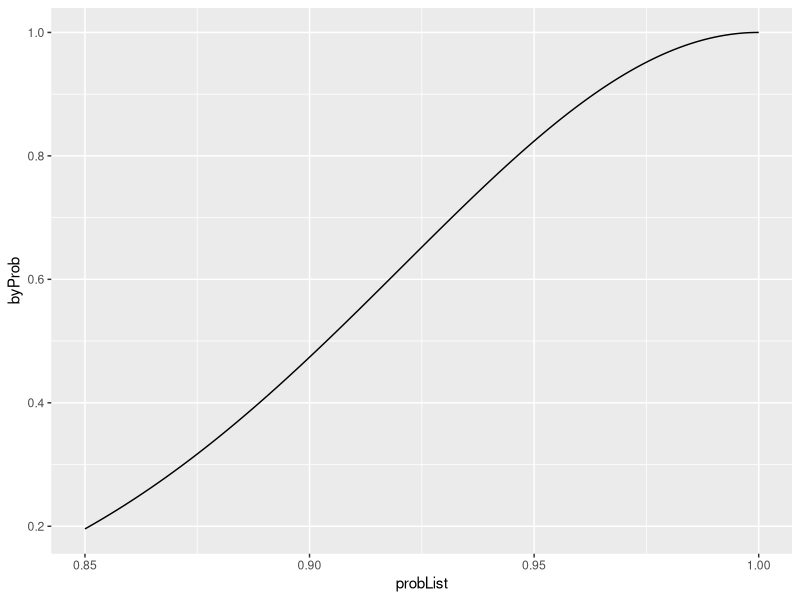
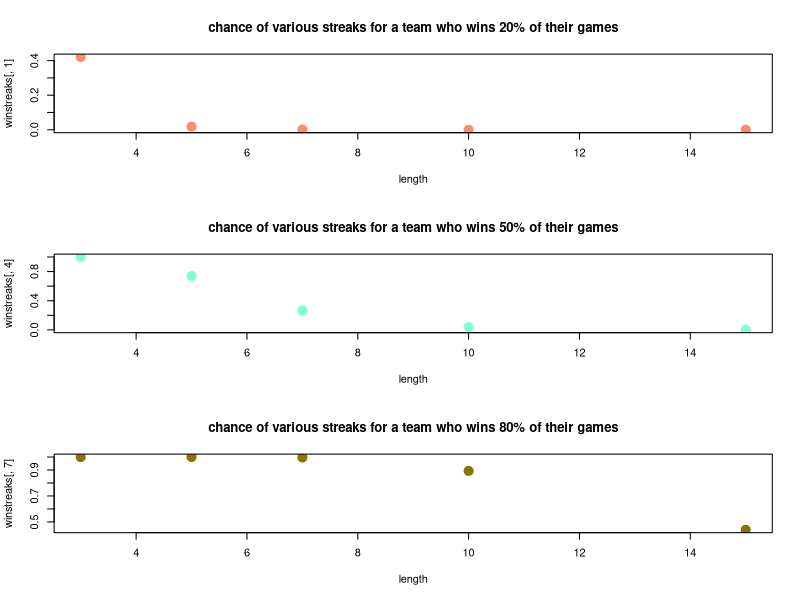
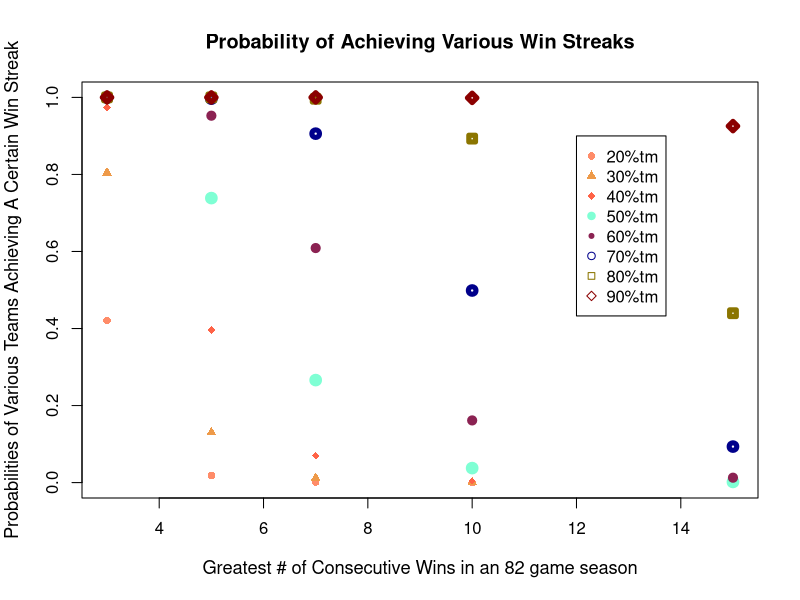

Write R code to recreate these figures, in order.
#  Winning and Losing Streaks in the NBA 

# In July 2010, LeBron James and Chris Bosh moved to the Heat, forming a modern day NBA "superteam."  This lead former NBA head coach turned announcer Jeff Van Gundy to say: "They (the Heat) will never lose two games in a row this year."  # http://www.chicagonow.com/blogs/chicago-bulls-confidential/2010/08/jeff-van-gundy-predicts-heat-break-the-bulls-72-win-record.html#ixzz17A3rKvun

# This got me thinking - was this a wise statement?  What's the probability that even a very good need never suffers consecutive losses at any point in an 82-game NBA season?

# Simulation seems the most direct way, so that's what I'll start with

n <- 82   # 82 games in an NBA season
x <- rbinom(82,1,0.85)   # assume they have an 85% chance of winning each game, with each game independent of the others.
k <- 1:(n-1)
y <- x[k+1]+x[k]      # the vector of successive sums; an element of y is 0 if & only if there are two consecutive 0 elements in x (consecutive losses)

a <- min(c(which(y==0),Inf))   # is finite if & only if an element of y is 0

b <- ifelse(a < 83,1,0)  # 1 corresponds to team suffering back to back losses in that season; 0, not

# Putting it together for the simulation:

loss <- function(m,n)
{
  sapply(1:m, function(o)
  {
    x <- rbinom(n,1,0.85)
    k <- 1:(n-1)
    y <- x[k+1]+x[k]                     
    a <- min(c(which(y==0),Inf))   
    b <- ifelse(a < n+1,1,0)
    b
  })
}

summary(loss(10000,82))  # simulate 10,000 times

#mean = 0.8004.  Thus, the probability that, in an 82-game season, a team who wins 85% of their games suffers consecutive losses is about 80%.
# Note: in reality, the probability is likely higher, since game results are NOT completely independent.  If a team just lost a game, it's more likely to have had an injured player, be playing on the road without rest, etc, which is correlated to its performance in the following game.

##### Try another way to write the simulation to check my work

n <- 82	# 82 games in a regular season
x <- rbinom(82,1,0.85)	# imagine Heat have 85% chance of winning a game, assuming games are independent.
b <- cumsum(x) # running count on number of 1s (wins); wwe are looking for when b[j+2] - b[j] = 0.  When this occurs, then we know the team lost 2 consecutive games.

j <- c(1:80)
a <- b[j+2]-b[j] 
d <- min(a) # if min(a) = 0 then the team lost consecutive games in that season.
k <- ifelse(d==0,1,0)  # if k is 1, then the team lost consecutive games, if 0, then they did not.

## Writing the simulation.

losing <- function(m,n)
{
  sapply(1:m, function(o)
  {
    x <- rbinom(n,1,0.85)
    b <- cumsum(x) 
    j <- c(1:80)
    a <- b[j+2]-b[j] 
    d <- min(a)
    k <- ifelse(d==0,1,0) 
    k
  })
}

summary(losing(10000,82))  # simulate 10,000 times

# Approximately the same mean, confirming that a team who wins 85% of their games would have a consecutive game losing streak in about 80% of their seasons.

# Actual results?  They indeed lost two games in a row, and as early as in the second month of the season!

# Now let's say we want to know, well, how good does a team name to have a better than 50% chance of getting through the season without losing consecutive games?

noConsLosses = function(winProb) {
  numWins = 0:82
  probWins = dbinom(numWins, 82, winProb)
  probVector = choose(numWins + 1, (82 - numWins)) /
    choose(82, 82 - numWins)
  totalProb = probWins * probVector
  return(sum(totalProb))
}

probList = seq(from = 0.85, to = 1, by = 1e-04)
byProb = numeric(length(probList))
for (i in 1:length(probList)) {
     byProb[i] = noConsLosses(probList[i])
}

library(ggplot2)

qplot(probList, byProb, geom = "line")

# Looks like y is above .5 at around win probability of 91%.  Check exactly.

probList[min(which(byProb >= 0.5))]  # Assuming independence, a team must have a 90.4% chance or greater of winning each game for that team to have a greater than 50% chance of getting through and 82-game season without suffering consecutive losses.


#######  More simualations

# If we are curious if an 85% win% team would suffer a 3 game losing streak at some point in the season, we can modify the code pretty easily.

loss <- function(m,n)
{
  sapply(1:m, function(o)
  {
    x <- rbinom(n,1,0.85)
    k <- 1:(n-2)
    y <- x[k+2]+x[k+1]+x[k]      # the vector of successive sums, this time we look at 3 consecutive elements                
    a <- min(c(which(y==0),Inf))   # is finite if & only if an element of y is 0
    b <- ifelse(a < n+1,1,0)
    b
  })
}

summary(loss(10000,82))

#Only 20.9%  So in only about 1 season out of 5 will a team who wins 85% of their games suffer a 3-game losing streak.

#####################################################################

# Fun also to analyze winning streaks, and instructive.  If our team goes on a 3 game winning streak, for example, should we assume we are a really good team?  Or is that something we should expect to do at some point of the season, even if we're bad?

win <- function(m,n,p)
{
sapply(1:m, function(o)
{
x <- rbinom(n,1,p)      
k <- c(1:(n-2))
y <- x[k+2]+x[k+1]+x[k]      # summing wins for 3 consecutive games.                  
a <- min(c(which(y==3),Inf))   # is finite if & only if an element of y is 3
b <- ifelse(a < n+1,1,0)
b
})
}

summary(win(10000,82,0.20)) 

# 41%! Even a terrible team, a team that wins only 20% of its games, still has a 41% chance of going on a 3-game winning streak at some point in the season!

# Now let's find the probability of a 3 gm win streak in an 82 game season for teams with different win %s.
  
  P_20p_3w <- mean((win(10000,82,0.20)))
  P_30p_3w <- mean((win(10000,82,0.30)))
  P_40p_3w <- mean((win(10000,82,0.40)))
  P_50p_3w <- mean((win(10000,82,0.50)))
  P_60p_3w <- mean((win(10000,82,0.60)))
  P_70p_3w <- mean((win(10000,82,0.70)))
  P_80p_3w <- mean((win(10000,82,0.80)))
  P_90p_3w <- mean((win(10000,82,0.90)))
  
  vector_3w <- cbind(P_20p_3w,P_30p_3w,P_40p_3w,P_50p_3w,P_60p_3w,P_70p_3w,P_80p_3w,P_90p_3w)
  
  vector_3w
  
# That vector shows the probability that the team goes on a 3-gm winning streak at some point of the year, given a certain probability of them winning each game.
  
# Now let's check the probability of getting a 5 game winning streak at some point of the year.
  
  win <- function(m,n,p)
  {
    sapply(1:m, function(o)
    {
      x <- rbinom(n,1,p)      
      k <- c(1:(n-4))
      y <- x[k+4]+x[k+3]+x[k+2]+x[k+1]+x[k]                    
      a <- min(c(which(y==5),Inf))   # is finite if & only if an element of y is 5
      b <- ifelse(a < n+1,1,0)
      b
    })
  }
  
  summary(win(10000,82,0.20)) # a team who wins 20% of their games has a 2.17% chance of achieving a 5-game winning streak at some point.
  
  P_20p_5w <- mean((win(10000,82,0.20)))
  P_30p_5w <- mean((win(10000,82,0.30)))
  P_40p_5w <- mean((win(10000,82,0.40)))
  P_50p_5w <- mean((win(10000,82,0.50)))
  P_60p_5w <- mean((win(10000,82,0.60)))
  P_70p_5w <- mean((win(10000,82,0.70)))
  P_80p_5w <- mean((win(10000,82,0.80)))
  P_90p_5w <- mean((win(10000,82,0.90)))
  
  vector_5w <- cbind(P_20p_5w,P_30p_5w,P_40p_5w,P_50p_5w,P_60p_5w,P_70p_5w,P_80p_5w,P_90p_5w)
  
  # how about a 7 game winning streak?
  
  win <- function(m,n,p)
  {
    sapply(1:m, function(o)
    {
      x <- rbinom(n,1,p)      
      k <- c(1:(n-6))
      y <- x[k+6]+x[k+5]+x[k+4]+x[k+3]+x[k+2]+x[k+1]+x[k]      # summing wins for 7 consecutive games.                  
      a <- min(c(which(y==7),Inf))   # is finite if & only if an element of y is 7
      b <- ifelse(a < n+1,1,0)
      b
    })
  }
  
  P_20p_7w <- mean((win(10000,82,0.20)))
  P_30p_7w <- mean((win(10000,82,0.30)))
  P_40p_7w <- mean((win(10000,82,0.40)))
  P_50p_7w <- mean((win(10000,82,0.50)))
  P_60p_7w <- mean((win(10000,82,0.60)))
  P_70p_7w <- mean((win(10000,82,0.70)))
  P_80p_7w <- mean((win(10000,82,0.80)))
  P_90p_7w <- mean((win(10000,82,0.90)))
  
  vector_7w <- cbind(P_20p_7w,P_30p_7w,P_40p_7w,P_50p_7w,P_60p_7w,P_70p_7w,P_80p_7w,P_90p_7w)
  
# how about a 10 game winning streak?
  
  win <- function(m,n,p)
  {
    sapply(1:m, function(o)
    {
      x <- rbinom(n,1,p)      
      k <- c(1:(n-9))
      y <- x[k+9]+x[k+8]+x[k+7]+x[k+6]+x[k+5]+x[k+4]+x[k+3]+x[k+2]+x[k+1]+x[k]                       
      a <- min(c(which(y==10),Inf))   # is finite if & only if an element of y is 10
      b <- ifelse(a < n+1,1,0)
      b
    })
  }
  
  P_20p_10w <- mean((win(10000,82,0.20)))
  P_30p_10w <- mean((win(10000,82,0.30)))
  P_40p_10w <- mean((win(10000,82,0.40)))
  P_50p_10w <- mean((win(10000,82,0.50)))
  P_60p_10w <- mean((win(10000,82,0.60)))
  P_70p_10w <- mean((win(10000,82,0.70)))
  P_80p_10w <- mean((win(10000,82,0.80)))
  P_90p_10w <- mean((win(10000,82,0.90)))
  
  vector_10w <- cbind(P_20p_10w,P_30p_10w,P_40p_10w,P_50p_10w,P_60p_10w,P_70p_10w,P_80p_10w,P_90p_10w)
  
# Finally, how about a 15 game winning streak?
  
  win <- function(m,n,p)
  {
    sapply(1:m, function(o)
    {
      x <- rbinom(n,1,p)      
      k <- c(1:(n-14))
      y <- x[k+14]+x[k+13]+x[k+12]+x[k+11]+x[k+10]+x[k+9]+x[k+8]+x[k+7]+x[k+6]+x[k+5]+x[k+4]+x[k+3]+x[k+2]+x[k+1]+x[k]                        
      a <- min(c(which(y==15),Inf))   # is finite if & only if an element of y is 15
      b <- ifelse(a < n+1,1,0)
      b
    })
  }
  
  P_20p_15w <- mean((win(10000,82,0.20)))
  P_30p_15w <- mean((win(10000,82,0.30)))
  P_40p_15w <- mean((win(10000,82,0.40)))
  P_50p_15w <- mean((win(10000,82,0.50)))
  P_60p_15w <- mean((win(10000,82,0.60)))
  P_70p_15w <- mean((win(10000,82,0.70)))
  P_80p_15w <- mean((win(10000,82,0.80)))
  P_90p_15w <- mean((win(10000,82,0.90)))
  
  vector_15w <- cbind(P_20p_15w,P_30p_15w,P_40p_15w,P_50p_15w,P_60p_15w,P_70p_15w,P_80p_15w,P_90p_15w)
  
  
  #Plot our findings
  
  length <- c(3,5,7,10,15)
  
  winstreaks <- rbind(vector_3w,vector_5w,vector_7w,vector_10w,vector_15w) 
  
  # 3 plots, one over the other - for a 20%, 50% and 80% win team
  
  {
    
    par(mfrow=c(3,1))    # places three scatterplots in same plot, one over the other
    
    plot(length,winstreaks[,1],col="salmon1",lwd="5", main="chance of various streaks for a team who wins 20% of their games") 
    
    plot(length,winstreaks[,4],col="aquamarine",lwd="5",main="chance of various streaks for a team who wins 50% of their games")
    
    plot(length,winstreaks[,7],col="gold4",lwd="5",main="chance of various streaks for a team who wins 80% of their games")
    
    par(mfrow=c(1,1))    # reset
    
  }
  
  
  # plot all in one window and add labels
  
  plot(length, winstreaks[,1], ylim=c(0:1), col="salmon1", xlab= "Greatest # of Consecutive Wins in an 82 game season",
       ylab="Probabilities of Various Teams Achieving A Certain Win Streak", 
       main="Probability of Achieving Various Win Streaks", pch=16,lwd="5",cex.lab=1.1)
  points(length,winstreaks[,2],col="tan2",pch=17,lwd="5")
  points(length,winstreaks[,3],col="tomato",pch=18,lwd="5")
  points(length,winstreaks[,4],col="aquamarine",pch=19,lwd="5")
  points(length,winstreaks[,5],col="violetred4",pch=20,lwd="5")
  points(length,winstreaks[,6],col="darkblue",pch=21,lwd="5")
  points(length,winstreaks[,7],col="gold4",pch=22,lwd="5")
  points(length,winstreaks[,8],col="darkred",pch=23,lwd="5")
  
  legend(12,0.9, c("20%tm", "30%tm", "40%tm","50%tm","60%tm","70%tm","80%tm","90%tm"), col=c("salmon1", "tan2", "tomato","aquamarine","violetred4","darkblue", "gold4","darkred"), pch=c(16:23))
  



  
  
  
  
  
  
  
  
  
  
  
  
  
  
  
  
  
  
  
  
  
  
  
  
  
  
  
  
  
  
  
  
  
  
  
  
  
  
  
  
  
  
  
  
  
  
  
  
  
  
  
  
  
  
  
  
  
  
  
  
  
  
  
  
  
  
  
  
  
  
  
  
  
  
  
  
  
  
  
  
  
  
  
  
  
  
  
  
  
  
  
  
  
  
  
  
  
  
  
  
  
  
  
  
  
  
  
  
  
  
  
  
  
  
  
  
  
  
  
  
  
  
  
  
  
  
  
  
  
  
  
  
  
  
  
  
  
  
  
  
  
  
  
  
  
  
  
  
  
  
  
  
  
  
  
  
  
  
  
  
  
  
  
  
  
  
  
  
  
  
  
  
  
  
  
  
  
  
  
  
  
  
  
  
  
  
  
  
  
  